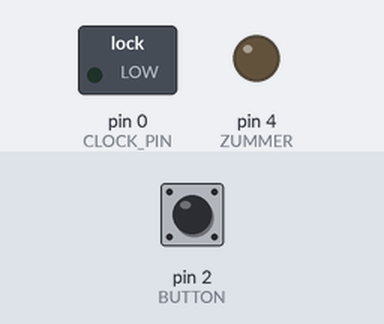
A sketch run on a simulated Arduino Uno, built with avr-gcc and run on an emulated ATmega328P. On the bench: switched loads named in the sketch (green lamp = pin HIGH), output pins drawn as LEDs (lit = HIGH). Inputs (shaded band) come from the test bench; at power-on: pin 2 (BUTTON) LOW. Pins used as bus, display or sensor lines are not drawn.

Above: at 1.2 s.
1.3 s: pin 2 (BUTTON) pulled HIGH for 0.15 s
4.4 s: pin 2 (BUTTON) pulled HIGH for 1 s
At 4.78 s:
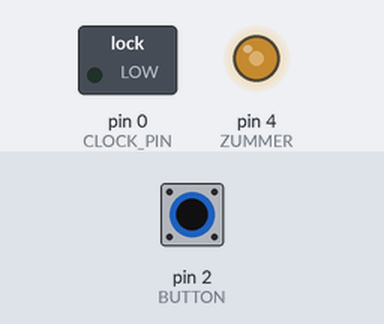
Timing chart, 0 to 13.4 s (numbered marks = the images above; inputs shaded):
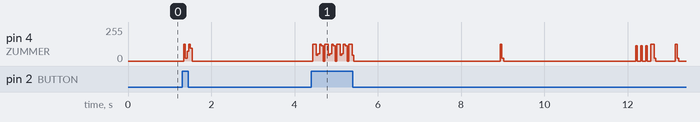

The sketch:

timer_attiny.ino
```cpp
#define CLOCK_PIN 0
#define RESET_PIN 1
#define BUTTON 2
#define ZUMMER 4

boolean timer_stopped = true;  // Флаг "таймер остановлен"
int vTimer = 0; // счетчик таймера

/*
 * Функция resetNumber обнуляет текущее значение
 * на счётчике
 */
void resetNumber()
{
    // Для сброса на мгновение ставим контакт
    // reset в HIGH и возвращаем обратно в LOW
    digitalWrite(RESET_PIN, HIGH);
    digitalWrite(RESET_PIN, LOW);
    vTimer = 0;    // сбросим счетчик
}

void numerator()
{
    digitalWrite(CLOCK_PIN, HIGH);
    digitalWrite(CLOCK_PIN, LOW);
    vTimer = vTimer + 1; // ведем счетчик ;)
}

/* Функция генерации звука пьезоэлементом. Все достаточно тупо и просто ))))
 * Входные параметры
 *   int vDelay    - период в микросекундах, по которому генерится звук.
 */
void beep(int vDelay){
  for (int i=0;i<=1000;i++){ // собственно "колебаем" пьезо 1000 раз
    digitalWrite(ZUMMER, HIGH);   // подаем на пьезо напряжение
    delayMicroseconds(vDelay);    // ждем "период"
    digitalWrite(ZUMMER, LOW);    // снимаем напряжение
    delayMicroseconds(vDelay);    // и опять ждем
  }
}

boolean button_is_down(){
  if(digitalRead(BUTTON)==HIGH) // Проверяем нажатие кнопки, что бы можно было остановить таймер в любом состоянии
  {
    timer_stopped = true;   // переключаем флаг на "останов"
    beep(20);              // Подтверждающий бип, он же небольшая сглаживающая задержка
    resetNumber();         // обязательно сбросим таймер
    return true;            // Возвращаем подтверждение останова
  }
    return false;           // не подтверждаем нажатие кнопки
}

void setup()
{
    pinMode(RESET_PIN, OUTPUT);
    pinMode(CLOCK_PIN, OUTPUT);
    pinMode(ZUMMER, OUTPUT);   // активируем режим пина для зуммера на "выход"
    digitalWrite(BUTTON,LOW); // запишем в кнопку "низкий уровень"
    // Обнуляем счётчик при старте, чтобы он не оказался
    // в случайном состоянии
    resetNumber();
    delayMicroseconds(100);
}

void loop()
{
int popravka = 0; // переменная с поправкой, нужна для исправления дефекта в результате "бипа"

if(digitalRead(BUTTON)==HIGH) // т.к. включен внутренний подтягивающий резистор, то LOW
{
  // Нажатие сработало
  timer_stopped = false; // сменим флаг на противоположный, что бы запустить счетчик
  beep(20);              // подтвердим нажатие звуком
  delay(50);             // небольшая задержка, для сглаживания вероятного дребезга кнопки, вместе с бипом - более чем достаточно.
}


if (timer_stopped == false){       // Если таймер не остановлен, то запускаем цикл счетчика...
  numerator(); // повысим цифру
  // считаем
  if (vTimer==30){
    popravka = 20; // собственно поправка, что бы счетчик не "тормозил"
    beep(popravka);
  }
  //  - если отображаются последние 3 секунды таймера текущего и превышеного
  else if ((vTimer<=59 && vTimer >= 57) || (vTimer<=89 && vTimer >= 87)){
    popravka = 15; // собственно поправка, что бы счетчик не "тормозил"
    beep(popravka);
  }
  else { // нет звука - нет поправки
    popravka = 0;
  }

 // Условие на превышение таймера (60 секунд) и окончание (99 секунд). Звук другой, поправка все так же нужна, счетчик дальше тикает.
   if (vTimer==60 || vTimer == 90) {
     popravka = 40; // собственно опять поправка, что бы счетчик не "тормозил"
     beep(popravka);
   }

 // Дальше каждые 5 секунд слегка попискиваем, ибо нефиг
   if ((vTimer>60 && vTimer<90) && (vTimer%60%5 == 0)){
     popravka = 20; // собственно поправка, что бы счетчик не "тормозил"
     beep(popravka);
   }

 // Цикл с паузой, что бы секунды тикали нормально, с учетом поправки )))
    for (int timer_pause=0;timer_pause<(100-popravka*2);timer_pause++){
      if(button_is_down() == true) return;   // Проверим нажатость кнопки и при необходимости прерываем текущее выполнение функции loop, и все начинается с начала )))
        delayMicroseconds(1200);   // Собственно сама микропауза, которая выполненная 1000 раз дает 1 секунду.
    }

  if(vTimer == 90)
  {
    timer_stopped = true; // Если все же таймер дошел до конца, меняем флаг на "останов" принудительно, что бы без нашего желания на второй круг счетчик не пошел.
    resetNumber();
  }
}


}
```
